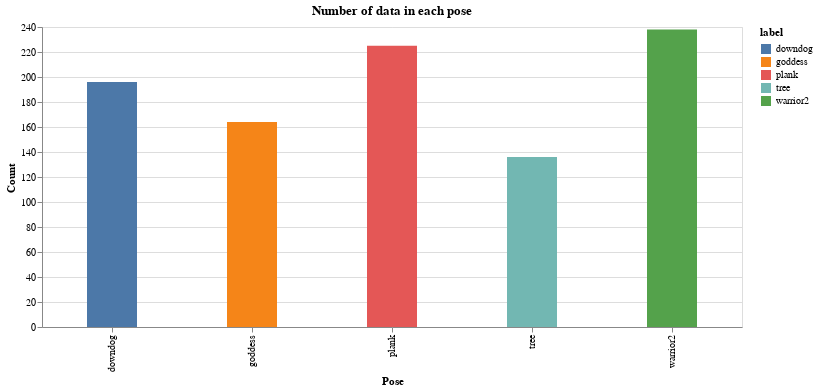

The notebook cell saved with this chart:
### Code cell
import matplotlib.pyplot as plt
import seaborn as sns
import altair as alt


label_df = pd.DataFrame()
label_df['label'] = list(map(lambda x: labelencoder.inverse_transform([x])[0], data['target']))

bars = alt.Chart(label_df).mark_bar(size=50).encode(
    x=alt.X('label', axis=alt.Axis(title='Pose')),
    y=alt.Y("count()", axis=alt.Axis(title='Count')),
    tooltip=[alt.Tooltip('count()', title='Count'), 'label'],
    color='label'
)

(bars).interactive().properties(
    height=300, 
    width=700,
    title = "Number of data in each pose",
)

### Figure 1 — Vega-Lite specification as saved in the notebook (floating-point values rounded to 4 significant figures; data arrays with more than 128 entries replaced by an {"elided": "..."} marker saying what was removed)
{"config": {"view": {"continuousWidth": 400, "continuousHeight": 300}}, "data": {"name": "data-45b0f0e8af1628084e89ee1ec4750d29"}, "mark": {"type": "bar", "size": 50}, "encoding": {"color": {"type": "nominal", "field": "label"}, "tooltip": [{"type": "quantitative", "aggregate": "count", "title": "Count"}, {"type": "nominal", "field": "label"}], "x": {"type": "nominal", "axis": {"title": "Pose"}, "field": "label"}, "y": {"type": "quantitative", "aggregate": "count", "axis": {"title": "Count"}}}, "height": 300, "selection": {"selector032": {"type": "interval", "bind": "scales", "encodings": ["x", "y"]}}, "title": "Number of data in each pose", "width": 700, "$schema": "https://vega.github.io/schema/vega-lite/v4.8.1.json", "datasets": {"data-45b0f0e8af1628084e89ee1ec4750d29": {"elided": "959 records"}}}
